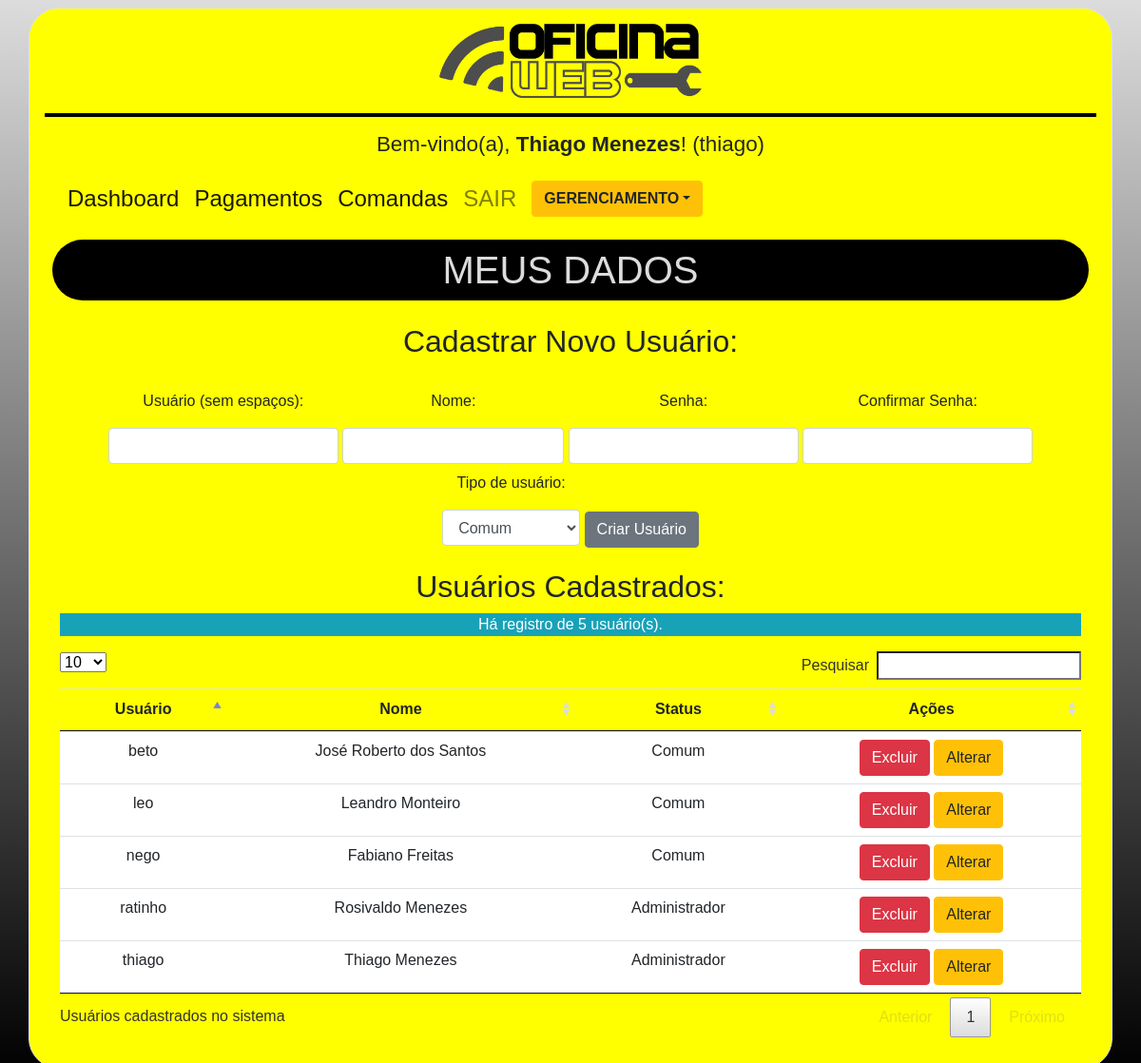
Page /views/gerenciar.php (signed in) on the committed database.
### tables this page shows
CREATE TABLE `tb_usuario` (
  `usuario_id` int(4) NOT NULL,
  `usuario_login` varchar(20) NOT NULL,
  `usuario_nome` varchar(50) NOT NULL,
  `usuario_senha` varchar(20) NOT NULL,
  `usuario_status` char(1) NOT NULL
);

### classes/Usuario.class.php (called while the page is built, shortened)
<?php
	require "UsuarioDAO.class.php";
	Class Usuario{
		public function listarUsuarios(){
			$resultado = new UsuarioDAO();
			$usuarios = $resultado->SelectAll();
		}
	}
?>

### classes/ConexaoBD.class.php (called while the page is built, shortened)
<?php
	Class ConexaoBD{
		protected $_hostname;
		protected $_dbname;
		protected $_user;
		protected $_pwd;
		public function __construct($host, $dbname, $user, $pwd){
			$this->_hostname = $host;
			$this->_dbname = $dbname;
			$this->_user = $user;
			$this->_pwd = $pwd;
		}
		public function Connect(){
			$dsn = 'mysql:host='.$this->_hostname.';dbname='.$this->_dbname.';charset=utf8';
			try{
				$pdo = new pdo($dsn, $this->_user, $this->_pwd);
				$pdo -> setAttribute( PDO::ATTR_ERRMODE, PDO::ERRMODE_EXCEPTION );
				return $pdo;
			} catch(PDOException $ex){
				echo '<p class="bg-warning text-white text-center">Erro de conexão. </p>';
				echo '<p class="bg-info text-white text-center">Erro: <strong>'.$ex->getMessage().'</strong></p>';
				return false;
			}
		}
	}
?>

### classes/UsuarioDAO.class.php (called while the page is built, shortened)
<?php
	require "CRUD_Usuario.class.php";
	Class UsuarioDAO extends CRUD_Usuario{
		public function __construct(){
			$tabela = "tb_usuario";
      		$campos = array("usuario_id", "usuario_login","usuario_nome", "usuario_senha", "usuario_status");
		}
	}
?>

### classes/CRUD_Usuario.class.php (the view, shortened to what this page needs)
<?php
	require_once "ConexaoBD.class.php";
	Class CRUD_Usuario{
		protected $_conn;
		protected $_tbName;
		protected $_tbFields = array();
		public function __construct(string $tbName, array $tbFields){
			$connection = new ConexaoBD('localhost', 'oficina', 'gu3000265', 'senha123');
			$this->_conn = $connection->Connect();
			$this->_tbName = $tbName;
			$this->_tbFields = $tbFields;
		}
		public function SelectAll(){
			$sql = "SELECT ".$this->_tbFields[1].", ".$this->_tbFields[2].", ".$this->_tbFields[4].", (CASE WHEN ".$this->_tbFields[4]." = 'A' THEN 'Administrador' WHEN ".$this->_tbFields[4]." = 'I' THEN 'Comum' END) AS tipo_usuario FROM ".$this->_tbName;
			$stmt = $this->_conn->prepare($sql);
			$stmt->execute();
			$result = $stmt->fetchAll((PDO::FETCH_ASSOC));
			echo '<p class="bg-info text-white text-center">Há registro de '.$stmt->rowCount().' usuário(s). </p>';
			echo '<table id="myTable" class="table table-hover">';
			echo '<thead><tr><th>Usuário</th><th>Nome</th><th>Status</th><th>Ações</th></tr></thead><tbody>';
			foreach($result as $value){
				echo ('<tr>
						 <td>'.$value['usuario_login'].'</td>
						 <td>'.$value['usuario_nome'].'</td>
						 <td>'.$value['tipo_usuario'].'</td>
						 <td><a role="button" id="excluir" class="btn btn-danger excluirUsuario" rel='.$value['usuario_login'].' href="#">Excluir</a>
						 <a role="button" id="atualizar" class="btn btn-warning atualizarUsuario" rel="'.$value['usuario_login'].'" href="#">Alterar</a></td>
					  	</tr>');
			}
			echo '</tbody></table>';
		}
	}
?>

### estilos/estilo.css (style rules this page uses)
body { font-family: 'PT Sans', sans-serif; background-image: linear-gradient(rgb(220,220,220), rgb(0,0,0)); background-repeat: no-repeat; overflow: auto; }

### rows in the picture
tb_usuario: usuario_login "thiago", usuario_nome "Thiago Menezes", tipo_usuario "Administrador"
tb_usuario: usuario_login "ratinho", usuario_nome "Rosivaldo Menezes", tipo_usuario "Administrador"
tb_usuario: usuario_login "nego", usuario_nome "Fabiano Freitas", tipo_usuario "Comum"
tb_usuario: usuario_login "beto", usuario_nome "José Roberto dos Santos", tipo_usuario "Comum"
tb_usuario: usuario_login "leo", usuario_nome "Leandro Monteiro", tipo_usuario "Comum"

### other values in the picture
$_SESSION['nome'] "Thiago Menezes"
$_SESSION['usuario'] "thiago"
$item["nome_link"] "Dashboard"
$item["nome_link"] "Pagamentos"
$item["nome_link"] "Comandas"
$titulo "MEUS DADOS"
$stmt->rowCount() "5"
